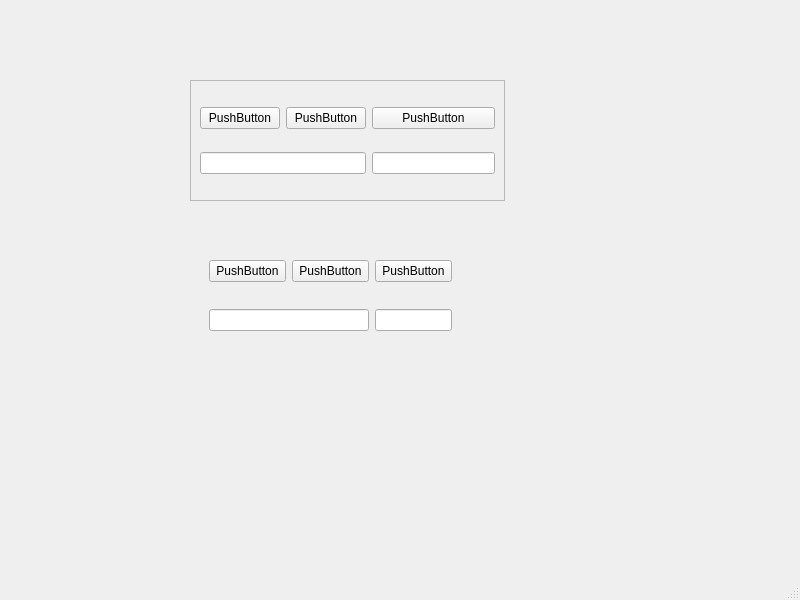
<?xml version="1.0" encoding="UTF-8"?>
<ui version="4.0">
 <class>MainWindow</class>
 <widget class="QMainWindow" name="MainWindow">
  <property name="geometry">
   <rect>
    <x>0</x>
    <y>0</y>
    <width>800</width>
    <height>600</height>
   </rect>
  </property>
  <property name="windowTitle">
   <string>MainWindow</string>
  </property>
  <widget class="QWidget" name="centralwidget">
   <widget class="QFrame" name="frame">
    <property name="geometry">
     <rect>
      <x>190</x>
      <y>80</y>
      <width>315</width>
      <height>121</height>
     </rect>
    </property>
    <property name="frameShape">
     <enum>QFrame::StyledPanel</enum>
    </property>
    <property name="frameShadow">
     <enum>QFrame::Raised</enum>
    </property>
    <layout class="QGridLayout" name="gridLayout">
     <item row="0" column="2">
      <widget class="QPushButton" name="pushButton_3">
       <property name="text">
        <string>PushButton</string>
       </property>
      </widget>
     </item>
     <item row="0" column="0">
      <widget class="QPushButton" name="pushButton">
       <property name="text">
        <string>PushButton</string>
       </property>
      </widget>
     </item>
     <item row="1" column="0" colspan="2">
      <widget class="QLineEdit" name="lineEdit"/>
     </item>
     <item row="0" column="1">
      <widget class="QPushButton" name="pushButton_2">
       <property name="text">
        <string>PushButton</string>
       </property>
      </widget>
     </item>
     <item row="1" column="2">
      <widget class="QLineEdit" name="lineEdit_2"/>
     </item>
    </layout>
   </widget>
   <widget class="QFrame" name="gridFrame">
    <property name="geometry">
     <rect>
      <x>200</x>
      <y>230</y>
      <width>261</width>
      <height>131</height>
     </rect>
    </property>
    <layout class="QGridLayout" name="gridLayout_2">
     <item row="0" column="1">
      <widget class="QPushButton" name="pushButton_5">
       <property name="text">
        <string>PushButton</string>
       </property>
      </widget>
     </item>
     <item row="0" column="2">
      <widget class="QPushButton" name="pushButton_6">
       <property name="text">
        <string>PushButton</string>
       </property>
      </widget>
     </item>
     <item row="0" column="0">
      <widget class="QPushButton" name="pushButton_4">
       <property name="text">
        <string>PushButton</string>
       </property>
      </widget>
     </item>
     <item row="1" column="0" colspan="2">
      <widget class="QLineEdit" name="lineEdit_3"/>
     </item>
     <item row="1" column="2">
      <widget class="QLineEdit" name="lineEdit_4"/>
     </item>
    </layout>
   </widget>
  </widget>
  <widget class="QMenuBar" name="menubar">
   <property name="geometry">
    <rect>
     <x>0</x>
     <y>0</y>
     <width>800</width>
     <height>23</height>
    </rect>
   </property>
  </widget>
  <widget class="QStatusBar" name="statusbar"/>
 </widget>
 <resources/>
 <connections/>
</ui>
